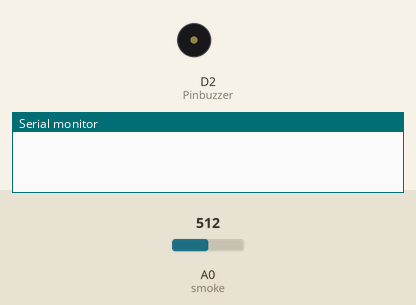
Recording of a sketch running on a simulated ESP8266 (NodeMCU). On the bench: buzzer (waves = sounding), the last lines printed to the serial monitor. Inputs (shaded band) come from the test bench; at power-on: A0 (smoke) = 512. WiFi joins after 1.5 s; servers stay silent unless stated.

Above: at 0.1 s.
At 4.9 s:
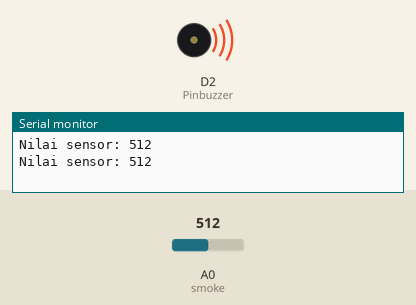
Timing chart, 0 to 7.3 s (numbered marks = the images above):
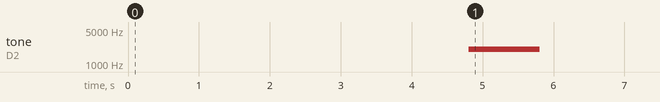

The sketch:

blynk_asap_alarm.ino
```cpp
#include <ESP8266WiFi.h>
#include <BlynkSimpleEsp8266.h>
//#include <SimpleTimer.h>
#define BLYNK_PRINT Serial


const int smoke = A0;
const int Pinbuzzer = D2;

//int data;
int dataAsap;
int data = 500;

char auth[] = "";


char ssid[] = "";
char pass[] = "";

SimpleTimer timer;

void setup(){
  pinMode(smoke, INPUT);
  pinMode(Pinbuzzer, OUTPUT);
  Serial.begin(9600);

  Blynk.begin(auth, ssid, pass);
  timer.setInterval(1000L, getSendData);
}

void loop(){

  timer.run();
  Blynk.run();
  int analogSensor = analogRead(smoke);
  Serial.print("Nilai sensor: ");
  Serial.println(analogSensor);
  delay(3000);
  if (analogSensor > data){
    tone(Pinbuzzer, 2000, 1000);
  }
  else{
    noTone(Pinbuzzer);
  }
}

void getSendData()
{
  data = analogRead(smoke);
  Blynk.virtualWrite(V2, data);

  if (data > 500)
  {
    Blynk.notify("Asap Terdeteksi");
  }
}
```

Measured:
- by itself, tone on D2 (Pinbuzzer): silent → 2000 Hz at 4.8 s, → silent 1.0 s later
